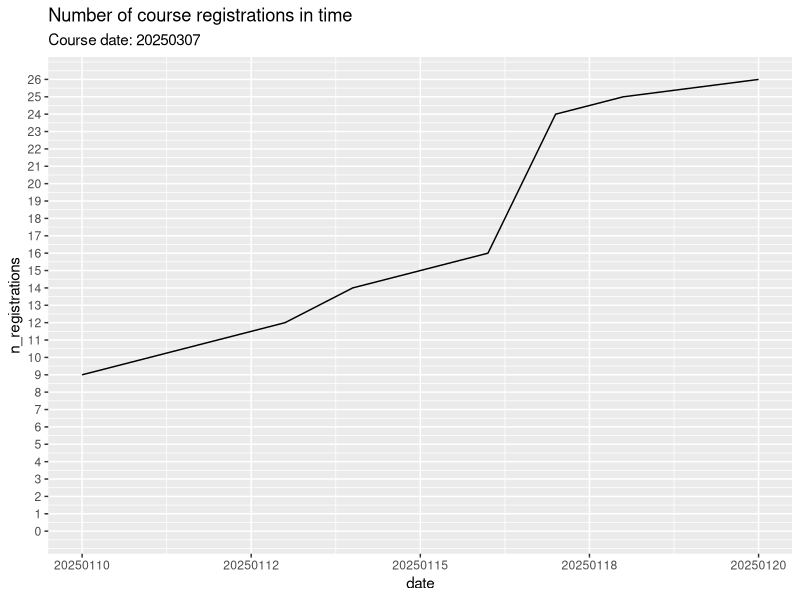

This figure's R source:
#!/bin/env Rscript

course_date <- tail(stringr::str_split(getwd(), pattern = "/")[[1]], n = 1)

registrations_in_time <- readr::read_csv(
  "n_registrations_in_time.csv",
  show_col_types = FALSE
)

testthat::expect_true("n_registrations" %in% names(registrations_in_time))
testthat::expect_true("date" %in% names(registrations_in_time))

max_n_registrations <- max(registrations_in_time$n_registrations)

ggplot2::ggplot(
  registrations_in_time,
  ggplot2::aes(x = date, y = n_registrations)
) + ggplot2::geom_line() + 
  ggplot2::scale_y_continuous(
    limits = c(0, max_n_registrations),
    breaks = seq(0, max_n_registrations)
  ) +
  ggplot2::labs(
    title = "Number of course registrations in time",
    subtitle = paste0("Course date: ", course_date)
    
  )

ggplot2::ggsave("n_registrations_in_time.png", width = 7, height = 7)
